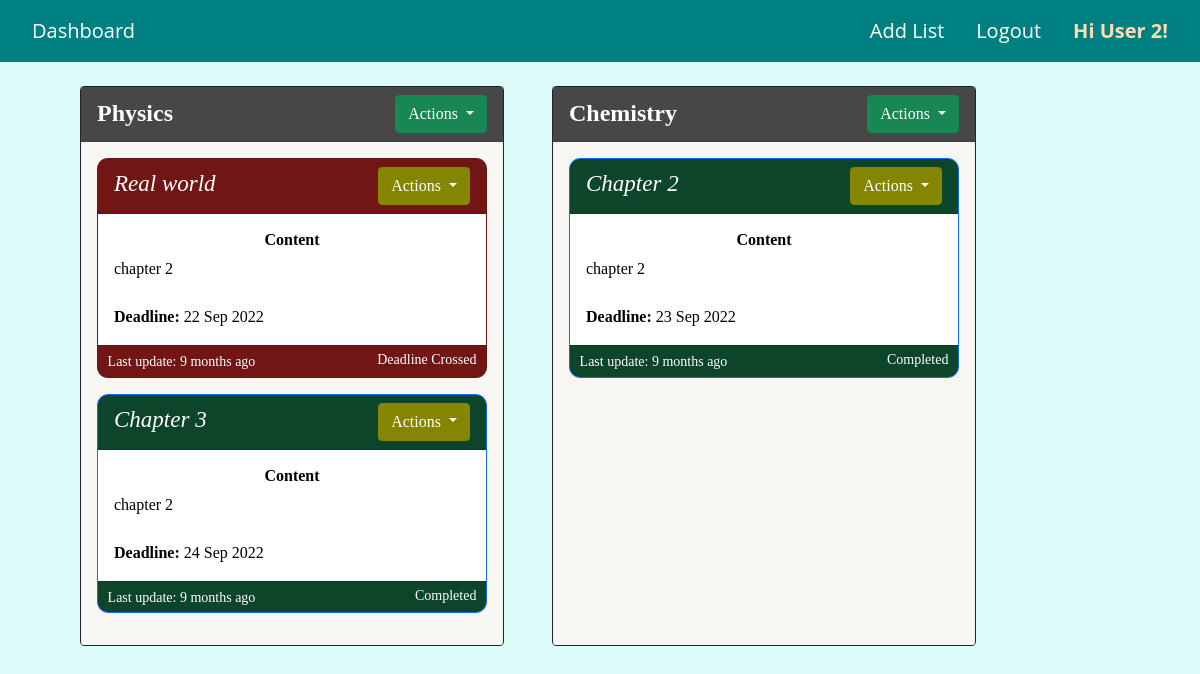
The page /dashboard (signed in) on the database its author committed.
### app.py (models this page shows, shortened)
class User(db.Model, UserMixin):
    user_id = db.Column(db.Integer(), primary_key = True)
    name = db.Column(db.String(), nullable = False)
    email = db.Column(db.String(),  nullable= False)
    password = db.Column(db.String(), nullable =  False)
    lists = db.relationship('List', backref = 'user', cascade = "all, delete")

class List(db.Model):
    list_id = db.Column(db.Integer(), primary_key = True)
    list_name = db.Column(db.Integer(), nullable = False)
    user_id = db.Column(db.Integer(), db.ForeignKey('user.user_id'),nullable = False)
    cards = db.relationship('Card', backref ='list', cascade ="all, delete")

class Card(db.Model):
    card_id = db.Column(db.Integer(), primary_key = True)
    title = db.Column(db.Text(), nullable = False)
    content = db.Column(db.Text(), nullable = False)
    creation_date = db.Column(db.DateTime(), nullable=False)
    last_update = db.Column(db.DateTime(), nullable=False)
    completion_date = db.Column(db.Date(), nullable = False)
    flag = db.Column(db.Boolean(), nullable= True)
    task_completed = db.Column(db.DateTime())
    list_belongs_to = db.Column(db.Integer(), db.ForeignKey('list.list_id'), nullable= False)

### app.py (the view)
@app.route('/dashboard', methods=['GET', 'POST'])
@login_required
def dashboard():
    lists = List.query.filter_by(user_id = current_user.user_id).all()
    cards = Card.query.all()
    dat = date.today()
    return render_template('dashboard.html', user = current_user.name, list = lists, cards = cards, dat = dat, t= current_user.name.title())

### app.py (called while the page is built)
@login_manager.user_loader
def load_user(user_id):
    return User.query.get(int(user_id))

### templates/dashboard.html (shortened to what this page needs)
<!DOCTYPE html>
<html lang="en">
<head>
    <link href="https://cdn.jsdelivr.net/npm/bootstrap@5.0.2/dist/css/bootstrap.min.css" rel="stylesheet">
    <link rel="stylesheet" type="text/css" href="../static/dashboard.css">
</head>
<body>
    <header>
        <div class="navigation">
            <ul class="navigationbar">
                <li class="item">
                    <a href="/dashboard">Dashboard</a>
                </li>
                <li class="item">
                    <a href="/list">Add List</a>
                </li>
                <li class="item">
                    <a href="/logout">Logout</a><br>
                </li>
                <li class="item"><b style="text-align:center;color:peachpuff">Hi {{t}}!</b></li>
            </ul>
        </div>
    </header>
    <main>
        <div class="row row-cols1 row-cols-md-4 justifiy-content-between">
            {% if list | length !=0 %}
            {% for list in list %}
            <div class="card text-black col mb-3 border border-dark" id="list_container" >
                <div class="card-header" id="list_body">
                    <span  Style="color:white; font-size:x-large;"><b>{{list.list_name}}</b></span>
                    <span class="nimu">
                        <button type="button" class="btn btn-success dropdown-toggle" data-bs-toggle="dropdown" aria-expanded="false">
                        Actions
                        </button>
                    </span>
                </div>
                <div class="card-body" id="list_body">
                    {% if cards | length != 0 %}
                    {% for card in cards%}
                    {% if card.list_belongs_to == list.list_id%}
                    <div calss="all_cards">
                        {%if card.flag == true %}
                        <div class="card text-white border-primary mb-3" id="card_container" style="max-width: 25rem; background-color: #0d482c; border-radius: 0.7rem;">
                            <div class="card-header" id="card_body">
                                <span Style="color:rgb(255, 255, 255); font-size:23px; font-style: italic;">{{card.title}}</span>
                                <span class="nimu">
                                    <button type="button" class="btn btn-secondary dropdown-toggle" data-bs-toggle="dropdown" aria-expanded="false">
                                    Actions
                                    </button>
                                </span>
                            </div>
                            <div class="card-body" id="card_body">
                                <h6 style="text-align:center;"><b>Content</b></h6>
                                <p class="card-text">{{card.content}}<br><br>
                                <b>Deadline:</b> {{card.completion_date.strftime("%d %b %Y")}}</p>
                            </div>
                            <div class="card-footer" id="card_footer">
                                <small>
                                    Last update: {{moment(card.last_update, "YYYY-MM-DD, h:mm:ss").fromNow(refresh=true)}}
                                </small>
                                <small style="position:relative; float:right">Completed</small>
                            </div>
                        </div>
                        {% else %}
                        <div class="card text-white mb-3" style="max-width: 25rem; background-color: #680000e8; border-radius: 0.7rem;">
                            <div class="card-header" id="card_body">
                                <span Style="color:rgb(255, 255, 255); font-size:23px; font-style: italic;">{{card.title}}</span>
                                <span class="nimu">
                                    <button type="button" class="btn btn-secondary dropdown-toggle" data-bs-toggle="dropdown" aria-expanded="false">
                                    Actions
                                    </button>
                                </span>
                            </div>
                            <div class="card-body" id="card_body">
                                <h6 style="text-align:center;"><b>Content</b></h6>
                                <p class="card-text">{{card.content}}<br><br>
                                <b>Deadline:</b> {{card.completion_date.strftime("%d %b %Y")}}</p>
                            </div>
                            <div class="card-footer" id="card_footer">
                                <small>
                                    Last update: {{moment(card.last_update, "YYYY-MM-DD, h:mm:ss").fromNow(refresh=true)}}
                                </small>
                                <small style="position:relative; float:right">Deadline Crossed</small>
                            </div>
                        </div>
                        {%endif%}
                    </div>
                    {%endif%}
                    {%endfor%}
                    {%endif%}
                </div>
            </div>
            {%endfor%}
            {%endif%}
        </div>
    </main>
</body>
</html>

### static/dashboard.css (style rules this page uses)
body { background: #dcfbfb; overflow: auto; }
header { background-color: teal; font-family: "Open Sans"; }
.navigationbar { padding: 1rem 0rem; display: flex; align-items: center; font-size: 20px; overflow: hidden; position: fixed; width: 100%; background-color: teal; z-index: 1; top: 0; }
.item { list-style: none; margin-right: 2rem; }
.item a { text-decoration: none; color: white; }
.item:first-child { margin-right: auto; margin-left: 2rem; }
.row.row-cols1.row-cols-md-4.justifiy-content-between { margin-left: 2rem; margin-top: 3rem; margin-right: 0; }
.card.text-black.col.mb-3.border.border-dark#list_container { margin-left: 48px; margin-top:38px; max-height: 600px; font-family: -webkit-body; min-width: 26.5rem; max-width: 27rem; padding: 0; }
.card-header#list_body { background:#000000b8; }
.card-body#list_body { overflow: scroll; background: #e7e5dc59; }
.card-body#card_body { overflow: auto; max-height: 140px; background: white; color: black; }
.card-body#card_body b { font-family: cursive; }
span.nimu { position: relative; float:right; font-family: serif; }
.card-footer { padding: 0.2rem 0.6rem; }
.btn-secondary { background-color: #848500; border-color: #848500; }

### rows shown on the page
User: name "User 2"
List: list_name "Physics"
Card: title "Real world", content "chapter 2", completion_date "22 Sep 2022", last_update "9 months ago"
Card: title "Chapter 3", content "chapter 2", completion_date "24 Sep 2022", last_update "9 months ago"
List: list_name "Chemistry"
Card: title "Chapter 2", content "chapter 2", completion_date "23 Sep 2022", last_update "9 months ago"
